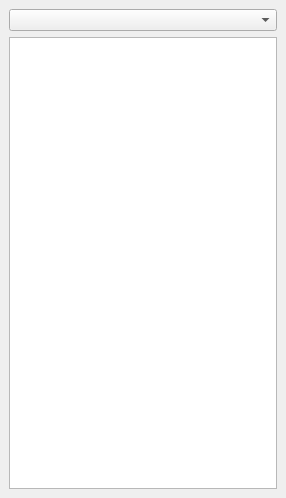
<?xml version="1.0" encoding="UTF-8"?>
<ui version="4.0">
 <class>dockWatchList</class>
 <widget class="QDockWidget" name="dockWatchList">
  <property name="geometry">
   <rect>
    <x>0</x>
    <y>0</y>
    <width>286</width>
    <height>498</height>
   </rect>
  </property>
  <property name="windowTitle">
   <string>Lista de seguimiento</string>
  </property>
  <property name="dockLocation">
   <enum>Qt::DockWidgetArea::LeftDockWidgetArea</enum>
  </property>
  <attribute name="dockWidgetArea">
   <number>1</number>
  </attribute>
  <widget class="QWidget" name="dockWidgetContents">
   <layout class="QVBoxLayout" name="verticalLayout">
    <item>
     <widget class="QComboBox" name="comboTag"/>
    </item>
    <item>
     <widget class="QListWidget" name="watchList"/>
    </item>
   </layout>
  </widget>
 </widget>
 <resources/>
 <connections/>
</ui>
